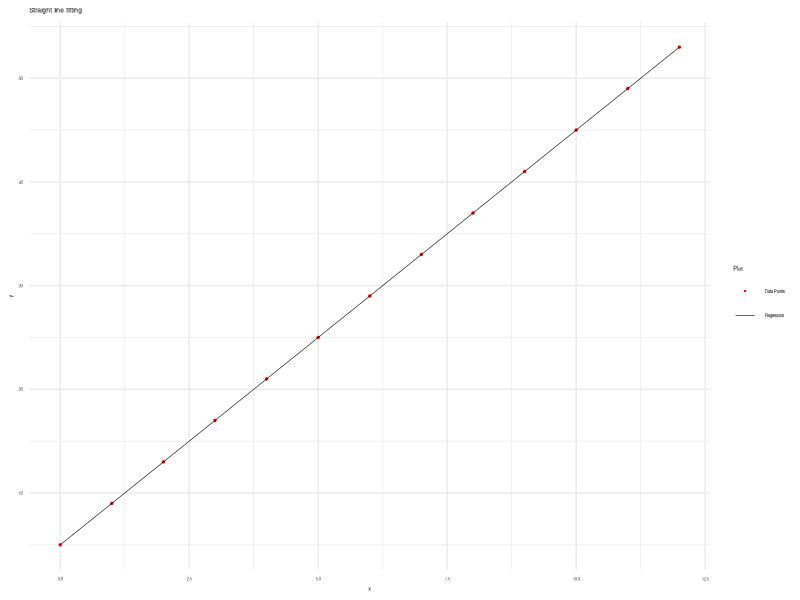
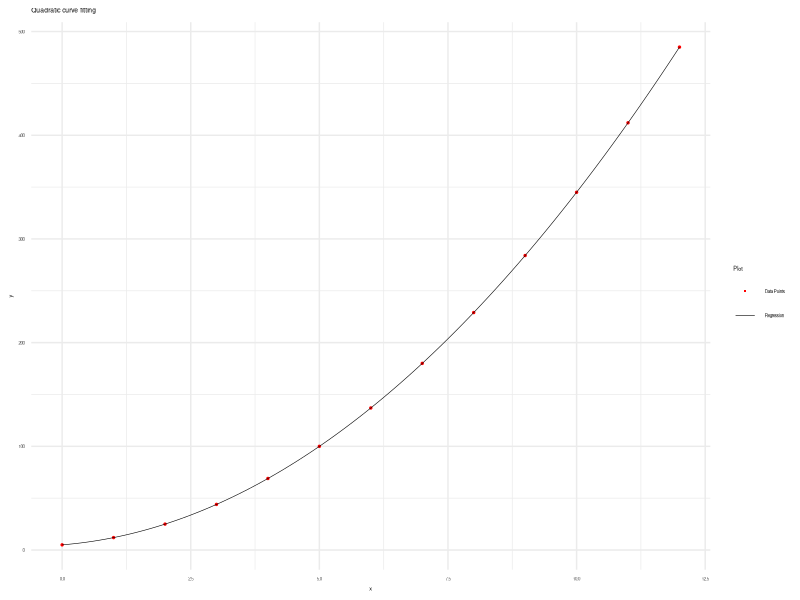
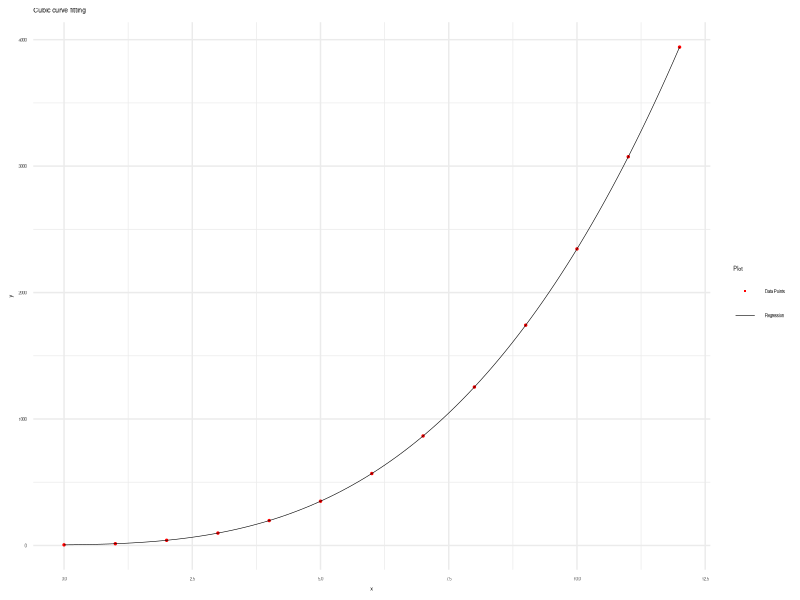

Generate these figures, in order, with R:
# Load required libraries
library(readr)
library(ggplot2)

generate_regression <- function(x_values, y_values, order) {
  # Perform regression using lm()
  lm_model <- lm(y_values ~ 
    poly(x_values, order, raw = TRUE))
  
  # Generate values for the regression line
  x_plot <- seq(
    min(x_values), max(x_values),
    length.out = 100)
  y_plot <- predict(
    lm_model,
    newdata = data.frame(x_values = x_plot))
  
  # Return a list containing all relevant objects
  return(list(
    order = order,
    x_values = x_values,
    y_values = y_values,
    lm_model = lm_model,
    x_plot = x_plot,
    y_plot = y_plot
  ))
}

show_coeff <- function(regression_data) {
  order    <- regression_data$order
  lm_model <- regression_data$lm_model

  # Define a named vector
  # to map order numbers to curve types
  coeff_text <- c(
    "(a, b)" = 1, "(a, b, c)" = 2, "(a, b, c, d)" = 3)
  order_text <- c(
    "Linear" = 1, "Quadratic" = 2, "Cubic" = 3)

  # Print the curve type
  cat(paste("Using lm_model :",
    names(order_text)[order], "\n"))

  # Coefficients
  coefficients <- coef(lm_model)

  # Reverse order to match output
  coefficients <- coefficients[
    length(coefficients):1]

  # Print coefficients
  cat("Coefficients ",
    names(coeff_text)[order], ":\n\t",
    coefficients, "\n")
}

create_plot <- function(
    regression_data, title, label, pngfile) {

  x_values <- regression_data$x_values
  y_values <- regression_data$y_values
  x_plot   <- regression_data$x_plot
  y_plot   <- regression_data$y_plot

  # Create data frame for ggplot2
  data <- data.frame(x = x_values, y = y_values)

  # Create breaks and values vectors
  breaks <- c("Data Points", "Regression")
  values <- c("Data Points" = "red", "Regression" = "black")

  # Plot using ggplot2
  plot <- ggplot(data, aes(x = x, y = y)) +
    geom_point(aes(color="Data Points"), size = 0.5) +
    geom_line(
      data = data.frame(x = x_plot, y = y_plot),
      aes(x, y, color = "Regression"), linewidth = 0.2) +
    labs(
      x = "x", y = "y", title = title) +
    theme_minimal() +
    theme(legend.position = "right",
        text = element_text(size = 4)) +
    scale_color_manual(
      name = "Plot",
      breaks = breaks,
      values = values) +
    guides(
      color = guide_legend(
        override.aes = list(
          shape = c(16, NA), linetype = c(0, 1)
      )))

  # Save plot as PNG
  ggsave(pngfile,
    plot, width = 800, height = 400,
    units = "px", device = "png")
}

# Read data from CSV file
series <- read_csv(
  "series.csv",
  show_col_types = FALSE)

# Call the function and get regression line data
regress_1 <- generate_regression(
  series$xs, series$ys1, 1)
regress_2 <- generate_regression(
  series$xs, series$ys2, 2)
regress_3 <- generate_regression(
  series$xs, series$ys3, 3)

# Perform linear regression and plot
show_coeff(regress_1)
create_plot(regress_1,
  "Straight line fitting",
  "Linear Equation",
  "14-lm-gg-line.png")

# Perform quadratic regression and plot
show_coeff(regress_2)
create_plot(regress_2,
  "Quadratic curve fitting",
  "Quadratic Curve",
  "15-lm-gg-quadratic.png")

# Perform cubic regression and plot
show_coeff(regress_3)
create_plot(regress_3,
  "Cubic curve fitting",
  "Cubic Curve",
  "16-lm-gg-cubic.png")
